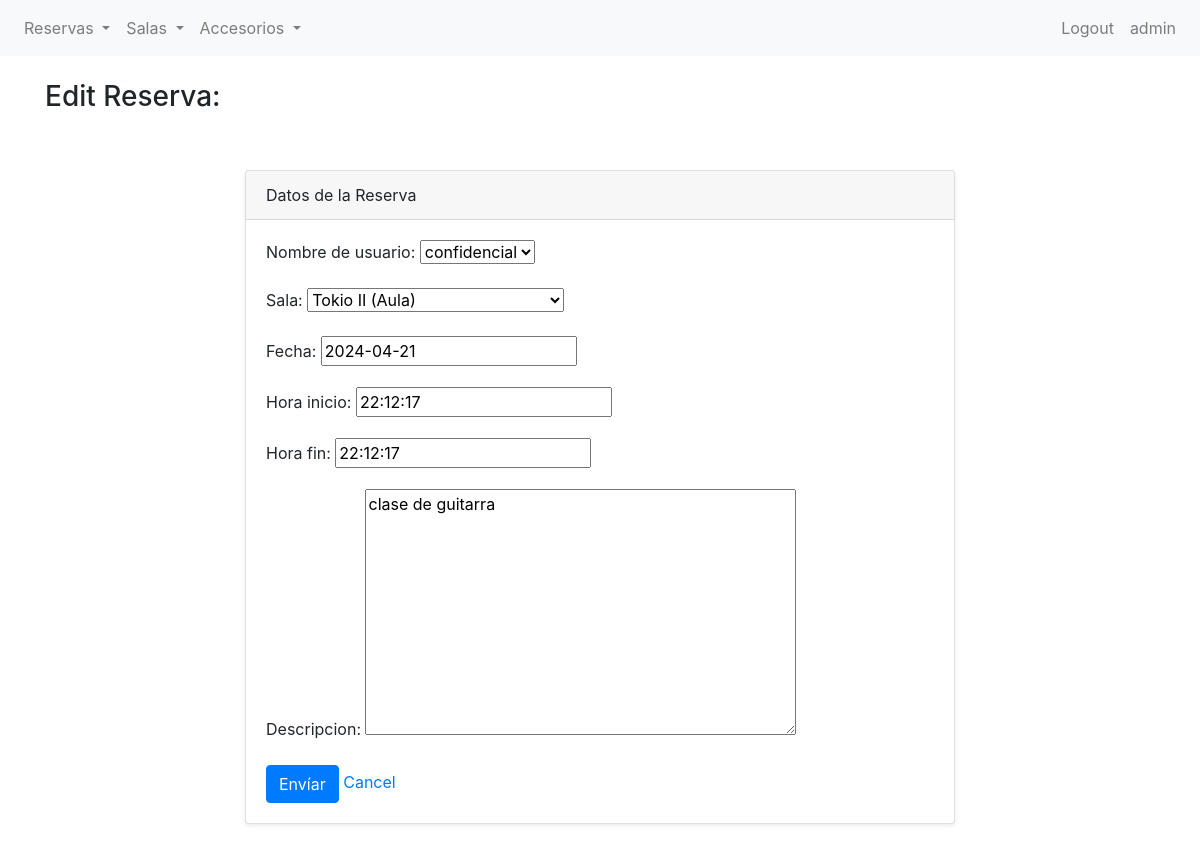
Before: /bookings/reserva/1/update/ (signed in) with the older database file.
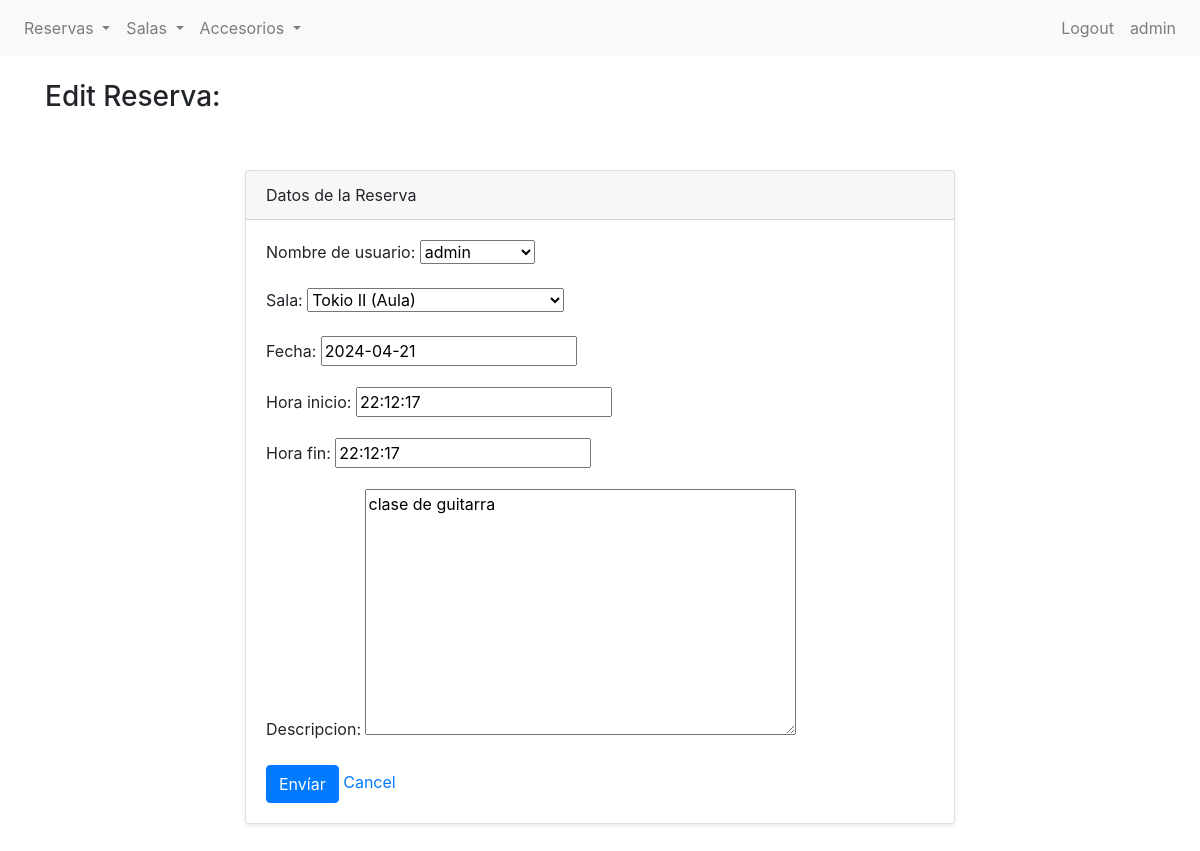
After: the same page with the newer database file.
### bookings/models.py (models this page shows, shortened)
class Reserva(models.Model):
    nombre_de_usuario = models.ForeignKey(User, null= True, on_delete= models.SET_NULL)
    sala = models.ForeignKey(Sala, on_delete=models.CASCADE)
    fecha = models.DateField(default=timezone.now)
    hora_inicio = models.TimeField(default=timezone.now)
    hora_fin = models.TimeField(default=timezone.now)
    descripcion = models.TextField(blank=True, null=True)

### bookings/views.py (the view)
# urls.py: path("reserva/<int:pk>/update/", ReservaUpdateView.as_view(), name= "reserva-update"),
class ReservaUpdateView(LoginRequiredMixin, UpdateView):
    model = Reserva
    template_name = "bookings/vbc/reserva_form.html"
    fields = ["nombre_de_usuario","sala","fecha", "hora_inicio", "hora_fin","descripcion"]
    context_object_name = "reserva"
    success_url = reverse_lazy("reserva-list")

### bookings/models.py (called while the page is built)
    def __str__(self):
        return f"{self.nombre} ({self.get_tipo_display()})"

### bookings/templates/bookings/vbc/reserva_form.html (shortened to what this page needs)
{% extends 'bookings/base.html' %}
{% block content %}
<h3>{% if object %}Edit Reserva: {{ object.nombre }}{% else %}New Reserva{% endif %}</h3>
    <section class="py-5">
        <div class="container">
            <div class="row">
                <div class="col-lg-8 mx-auto">
                    <div class="card shadow-sm">
                        <div class="card-header">
                            Datos de la Reserva
                        </div>
                        <div class="card-body">
                            <form method="post">
                                {{ form.as_p }}
                                <button type="submit" class="btn btn-primary">Envíar</button>
                                <a href="{% url 'reserva-list' %}">Cancel</a>
                            </form>
                        </div>
                    </div>
                </div>
            </div>
        </div>
    </section>
{% endblock %}

Changed rows visible on the page:
changed Reserva "Tokio II (Aula)": nombre_de_usuario "confidencial" → "admin"
